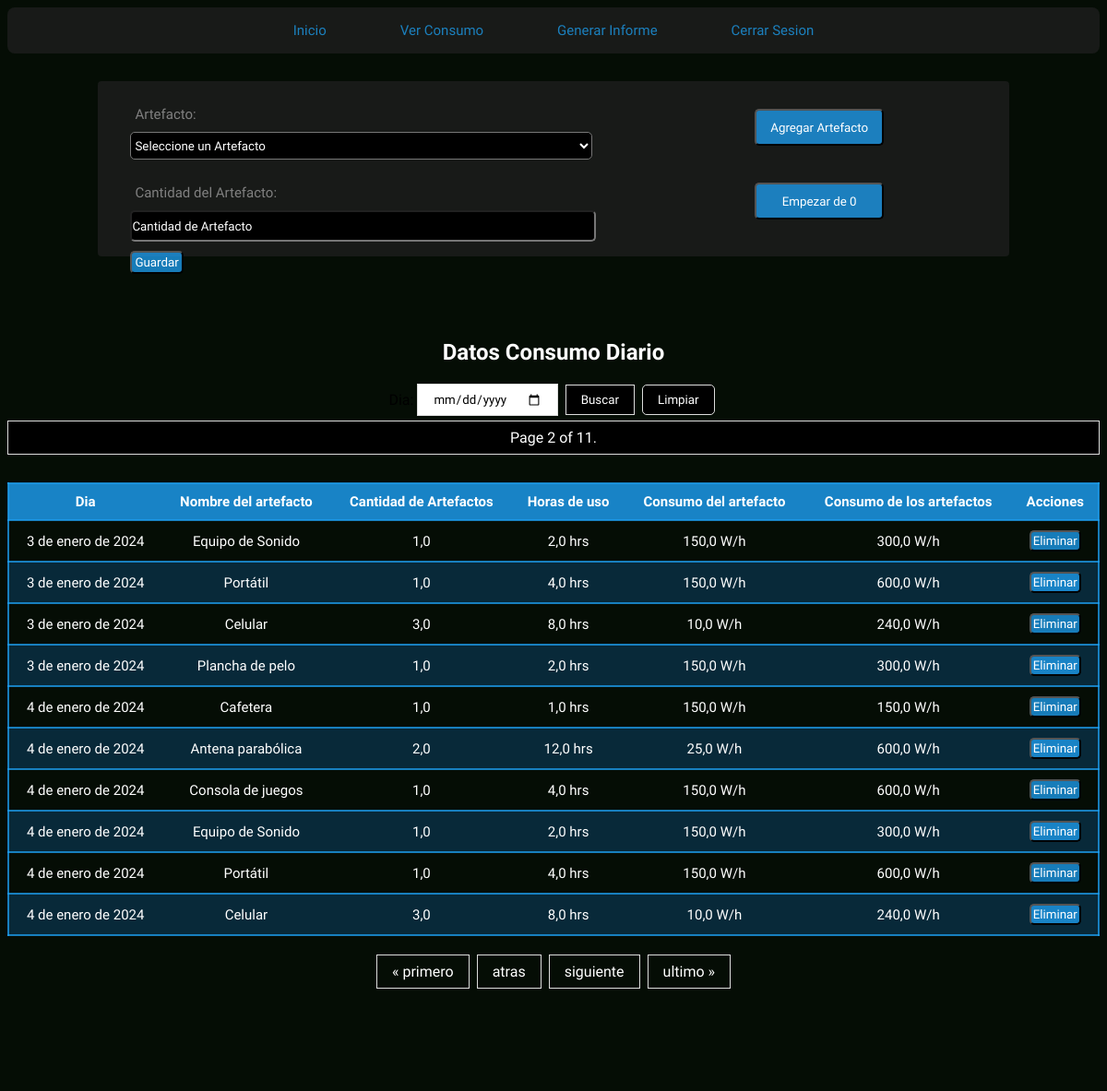
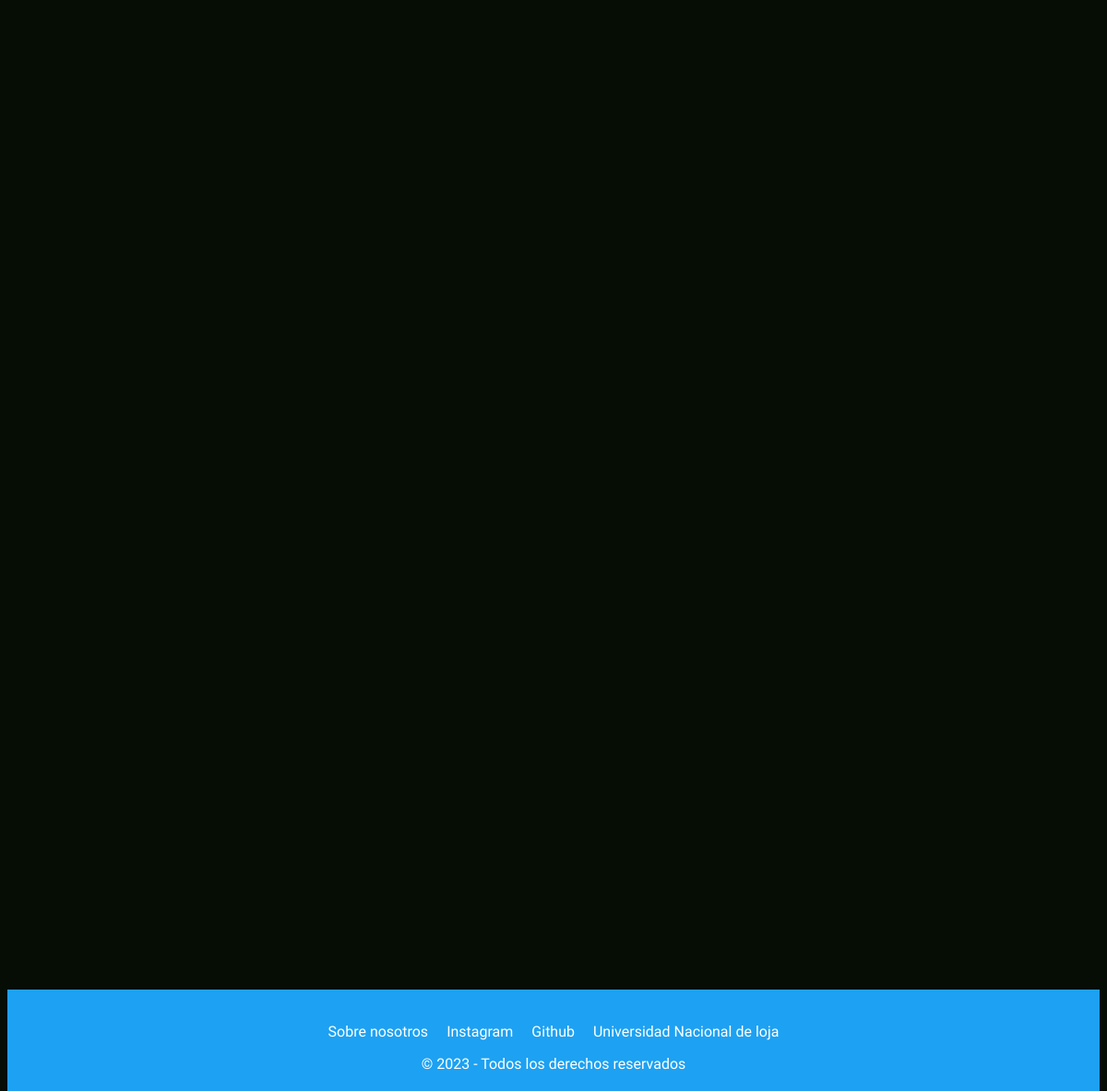
/paginaUsuario/inventario/?page=2 (signed in), run on the app's committed database (2 pictures, top to bottom).
### energy/models.py (models this page shows, shortened)
class Inventario(models.Model):
    user = models.ForeignKey(User, on_delete=models.CASCADE)
    artefacto = models.ForeignKey(Artefacto, on_delete=models.SET_NULL, null=True, related_name="artefacto_list")
    dia = models.DateField(default=datetime.now)
    cantidad_artefacto = models.FloatField()
    consumo_artefacto = models.FloatField(default=0)

class Artefacto(models.Model):
    user = models.ForeignKey(User, on_delete=models.CASCADE)
    nombre_artefacto = models.CharField(max_length=50)
    consumo_wh = models.FloatField(default=0)
    horas_de_uso = models.FloatField(default=0)
    def __str__(self):
        return f"{self.nombre_artefacto}"

### energy/views.py (the view, shortened to what this page needs)
# urls.py: path('paginaUsuario/inventario/', inventario, name="inventario"),
def inventario(request):
    if request.user.is_anonymous:
        return redirect('home')
    if request.user.is_authenticated:
        print(request.user.modoclaro.modo_claro)  # Corregir esta línea
        inventario_artefacto = Inventario.objects.filter(user=request.user)
        consumo_diario_del_mes = Informe.objects.filter(user=request.user)
        if request.method == 'GET':
            form = InventarioForm(user=request.user)
            inventario_artefacto = inventario_artefacto.order_by('dia')
            paginacion_inventario = Paginator(inventario_artefacto, 10)
            numero_pagina = request.GET.get('page')
            inventario_artefacto = paginacion_inventario.get_page(numero_pagina)
            return render(request, 'energy/home/inventario.html', {
                'form': form,
                'inventario_artefacto': inventario_artefacto,
                'consumo_diario': consumo_diario_del_mes,
                'eliminar_inventario': eliminar_inventario,
                'filtrar_inventario': FiltrarInventarioForm
            })
        return render(request, 'energy/home/inventario.html', {
            'eliminar': eliminar_artefacto_inventario,
            'ver_todo': Inventario.objects.filter(user=request.user),
        })

### energy/forms.py
class InventarioForm(forms.ModelForm):
    artefacto = forms.ModelChoiceField(
        widget=forms.Select(attrs={'placeholder': 'Artefacto'}),
        queryset=Artefacto.objects.all(),  # Inicialmente todos los artefacto, se actualizará en el __init__
        empty_label='Seleccione un Artefacto',
        required=True,
    )
    class Meta:
        model = Inventario
        fields = ('artefacto', 'cantidad_artefacto')
        widgets = {
            'cantidad_artefacto': forms.NumberInput(attrs={
                'placeholder': 'Cantidad de Artefacto',
                'min': '1',
                'max': '10000'
            }),
        }
        labels = {
            'artefacto': 'Artefacto',
            'cantidad_artefacto': 'Cantidad del Artefacto',
        }
    def __init__(self, user, *args, **kwargs):
        super(InventarioForm, self).__init__(*args, **kwargs)
        self.fields['artefacto'].queryset = Artefacto.objects.filter(user=user)

### energy/templates/energy/home/inventario.html (shortened to what this page needs)
{% load static %}
<!DOCTYPE html>
<html lang="en">
<head>
    {% if  request.user.modoclaro.modo_claro %}
    <link rel="stylesheet" href="{% static 'energy/css/modo_claro/mcl_inventary.css' %}">
    {% else %}
    <link rel="stylesheet" href="{% static 'energy/css/modo_oscuro/mo_inventario.css' %}">
    {% endif %}
</head>
<body>
    <nav class="menu">
        <a href="{% url 'paginaUsuario' %}">Inicio</a>
        <a href="{% url 'proyecciones' %}">Ver Consumo</a>
        <a href="{% url 'informe' %}">Generar Informe</a>
        <a href="{% url 'cerrarSesion' %}">Cerrar Sesion</a>
    </nav>
    <div class="contenedor">
        <div class="formulario">
            <div class="form_content">
                <form method="post" action="{% url 'inventario' %}">
                    {{ form.as_p }}
                    <button type="submit">Guardar</button>
                  </form>
            </div>
            <div class="form_buttons">
                <button type="submit" ><a href="{% url 'artefacto' %}">Agregar Artefacto</a></button>
                <button type="submit"><a href="{% url 'eliminarInventario' %}"> Empezar de 0</a></button>
            </div>
        </div>
    </div>
<section class="section">
    <h1>Datos Consumo Diario</h1>
<form method="post" class="filtrar_artefacto">
    {{ filtrar_inventario }}
    <button type="submit"> Buscar</button>
    <button type="button" class="ver_todo"><a href="{% url 'inventario' %}">Limpiar</a></button>
</form>
 <span class="current">
            Page {{ inventario_artefacto.number }} of {{ inventario_artefacto.paginator.num_pages }}.
 </span>
<table>
  <tr>
      <th>Dia</th>
      <th>Nombre del artefacto</th>
      <th>Cantidad de Artefactos</th>
      <th>Horas de uso</th>
      <th>Consumo del artefacto</th>
      <th>Consumo de los artefactos</th>
      <th>Acciones</th>
  </tr>
  {% for inventario in inventario_artefacto %}
    <tr>
        <td>{{ inventario.dia }}</td>
        <td>{{ inventario.artefacto.nombre_artefacto }}</td>
        <td>{{ inventario.cantidad_artefacto }}</td>
        <td>{{ inventario.artefacto.horas_de_uso }} hrs</td>
        <td>{{ inventario.artefacto.consumo_wh }} W/h</td>
        <td>{{ inventario.consumo_artefacto }} W/h</td>
        <td>
        <form method="post" action="{% url 'eliminarArtefactoInventario' inventario.id %}">
          <button type="submit">Eliminar</button>
        </form>
        </td>
    </tr>
  {% endfor %}
</table>
<div class="pagination">
    <span class="step-links">
        {% if inventario_artefacto.has_previous %}
            <a href="?page=1">&laquo; primero</a>
            <a href="?page={{ inventario_artefacto.previous_page_number }}">atras</a>
        {% endif %}
        {% if inventario_artefacto.has_next %}
            <a href="?page={{ inventario_artefacto.next_page_number }}">siguiente</a>
            <a href="?page={{ inventario_artefacto.paginator.num_pages }}">ultimo &raquo;</a>
        {% endif %}
    </span>
</div>
</section>
<footer>
    <nav class="navbarContactos">
        <ul class="contactos">
            <li><a href="{% url 'nosotros' %}">Sobre nosotros</a></li>
            <li><a href="https://www.instagram.com/foranix/">Instagram</a></li>
            <li><a href="https://github.com/SantiagoTamayo2002/energy_page#energy_page">Github</a></li>
            <li><a href="https://www.unl.edu.ec/">Universidad Nacional de loja</a></li>
        </ul>
    </nav>
    <p>&copy; 2023 - Todos los derechos reservados</p>
</footer>
</body>
</html>

### energy/static/energy/css/modo_oscuro/mo_inventario.css (style rules this page uses)
* { padding: 0; margin-bottom: 0; font-family: 'livvic', sans-serif; }
body { background-color: #050d05; }
.menu { position: relative; width: 100%; height: 50px; background: #222222ab; border-radius:8px; display: flex; justify-content: center; align-items: center; z-index: 2; }
.menu a { position: relative; display: inline-block; font-size: 15px; font-weight: 500; color: #1da0f2c2; text-decoration: none; padding: 13px 35px; margin: 5px; z-index: 2; transition: color .5s; }
.menu a::after { content: ''; background: linear-gradient(10deg, #222222ab, #1da0f2c2); width: 100%; height: 100%; border-radius: 8px; position: absolute; top: 100%; left: 50%; transform: translate(-50%, -50%); z-index: -1; opacity: 0; transition: top .5s, opacity .5s; }
h1 { color: white; text-align: center; }
.contenedor { display: flex; justify-content: center; }
.formulario { display: flex; margin-top: 30px; margin-bottom: 20px; padding: 0 20px; width: 80%; border-radius: 4px; background-color: #222222ab; }
.form_content { padding: 10px; width: 60%; height: 170px; }
.form_content input { width: 90%; height: 30px; border-radius: 5px; margin-top: 10px; margin-left: 5px; background-color: black; color: white; }
.form_content input::placeholder { color: white; }
.form_content select { width: 90%; height: 30px; border-radius: 5px; margin: 10px 0; margin-left: 5px; background-color: black; color: white; cursor: pointer; }
.form_content label { color: grey;; font-size: 15px; margin-left: 10px; }
.form_content button { margin-top: 10px; margin-left: 5px; color: white; background-color: #1da0f2c2; padding: 3px; border-radius: 5px; cursor: pointer; }
.form_buttons { width: 40%; flex-direction: column; text-align: center; }
.form_buttons button { display: inline; width: 140px; height: 40px; margin: 10px 80px; margin-top: 30px; background-color: #1da0f2c2; border-radius: 5px; }
.form_buttons button a { text-decoration: none; color: #fff; width: 600px; }
.section { margin-top: 70px; }
table { font-family: 'Livvic', Courier, monospace; width: 100%; height: 50vh; font-size: 15px; text-align: left; color: white; border-collapse: collapse; margin-top: 30px; }
table button { background-color: #1da0f2c2; padding: 2px; border-radius: 5px; color: #fff; cursor: pointer; }
th { font-weight: bolder; text-align: left; background-color: #1da0f2c2; }
tr { border: 2px solid #1da0f2c2; text-align: center; padding: 8px; }
tbody tr:nth-child(odd) { background-color: #0a324ac2; }
th { text-align: center; align-content: center; padding: 10px; }
td { text-align: center; padding: 10px; }
.pagination { display: flex; justify-content: center; align-items: center; margin-top: 20px; }
.pagination a { color: #ffffff; float: left; padding: 8px 16px; text-decoration: none; transition: background-color .3s; border: 1px solid #ddd; }
.step-links { display: flex; align-items: center; justify-content: center; }
.step-links a { padding: 8px 16px; text-decoration: none; border: 1px solid #ddd; margin: 0 4px; }
.current { color: #ffffff; margin: 5px auto; padding: 8px 16px; text-decoration: none; border: 1px solid #ddd; background-color: #000; display: block; text-align: center; }
.filtrar_artefacto { display: flex; justify-content: center; align-items: center; margin-top: 20px; }
.filtrar_artefacto input { padding: 8px 16px; text-decoration: none; border: 1px solid #ddd; margin: 0 4px; }
.filtrar_artefacto button { padding: 8px 16px; text-decoration: none; border: 1px solid #ddd; margin: 0 4px; background-color: #000; color: #ffffff; cursor: pointer; }
.ver_todo { display: inline-block; padding: 8px 16px; text-decoration: none; border: 1px solid #ddd; margin: 0 4px; background-color: #000; color: #ffffff; cursor: pointer; border-radius: 5px; }
footer { background-color: #1DA1F2; color: white; padding: 20px; text-align: center; position: fixed; bottom: 0; width: 100%; box-sizing: border-box; }
.contactos { display: flex; justify-content: center; align-items: center; list-style: none; padding: 0; }
.contactos li { margin: 0 10px; }
.contactos a { color: white; text-decoration: none; transition: color .5s; }
@media screen and (min-width: 480px) { footer { position: relative; bottom: 0; margin-top: 100%; width: 100%; } }

### energy/templates/energy/home/inventario.html (style rules this page uses)
.ver_todo a { text-decoration: none; color: white; }

### data on the page
Inventario: dia "3 de enero de 2024", artefacto.nombre_artefacto "Equipo de Sonido", cantidad_artefacto "1,0", artefacto.horas_de_uso "2,0", artefacto.consumo_wh "150,0", consumo_artefacto "300,0"
Inventario: dia "3 de enero de 2024", artefacto.nombre_artefacto "Portátil", cantidad_artefacto "1,0", artefacto.horas_de_uso "4,0", artefacto.consumo_wh "150,0", consumo_artefacto "600,0"
Inventario: dia "3 de enero de 2024", artefacto.nombre_artefacto "Celular", cantidad_artefacto "3,0", artefacto.horas_de_uso "8,0", artefacto.consumo_wh "10,0", consumo_artefacto "240,0"
Inventario: dia "3 de enero de 2024", artefacto.nombre_artefacto "Plancha de pelo", cantidad_artefacto "1,0", artefacto.horas_de_uso "2,0", artefacto.consumo_wh "150,0", consumo_artefacto "300,0"
Inventario: dia "4 de enero de 2024", artefacto.nombre_artefacto "Cafetera", cantidad_artefacto "1,0", artefacto.horas_de_uso "1,0", artefacto.consumo_wh "150,0", consumo_artefacto "150,0"
Inventario: dia "4 de enero de 2024", artefacto.nombre_artefacto "Antena parabólica", cantidad_artefacto "2,0", artefacto.horas_de_uso "12,0", artefacto.consumo_wh "25,0", consumo_artefacto "600,0"
Inventario: dia "4 de enero de 2024", artefacto.nombre_artefacto "Consola de juegos", cantidad_artefacto "1,0", artefacto.horas_de_uso "4,0", artefacto.consumo_wh "150,0", consumo_artefacto "600,0"
Inventario: dia "4 de enero de 2024", artefacto.nombre_artefacto "Equipo de Sonido", cantidad_artefacto "1,0", artefacto.horas_de_uso "2,0", artefacto.consumo_wh "150,0", consumo_artefacto "300,0"
Inventario: dia "4 de enero de 2024", artefacto.nombre_artefacto "Portátil", cantidad_artefacto "1,0", artefacto.horas_de_uso "4,0", artefacto.consumo_wh "150,0", consumo_artefacto "600,0"
Inventario: dia "4 de enero de 2024", artefacto.nombre_artefacto "Celular", cantidad_artefacto "3,0", artefacto.horas_de_uso "8,0", artefacto.consumo_wh "10,0", consumo_artefacto "240,0"

### other printed values
{{ inventario_artefacto.number }} "2"
{{ inventario_artefacto.paginator.num_pages }} "11"
